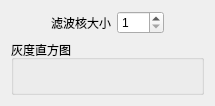
                  <widget class="QWidget" name="page_averageFilter">
                   <layout class="QVBoxLayout" name="verticalLayout_18" stretch="0,9">
                    <item>
                     <layout class="QHBoxLayout" name="horizontalLayout_23">
                      <item>
                       <spacer name="horizontalSpacer_13">
                        <property name="orientation">
                         <enum>Qt::Horizontal</enum>
                        </property>
                        <property name="sizeHint" stdset="0">
                         <size>
                          <width>40</width>
                          <height>20</height>
                         </size>
                        </property>
                       </spacer>
                      </item>
                      <item>
                       <widget class="QLabel" name="label_15">
                        <property name="text">
                         <string>滤波核大小</string>
                        </property>
                       </widget>
                      </item>
                      <item>
                       <widget class="QSpinBox" name="average_spinBox">
                        <property name="minimum">
                         <number>1</number>
                        </property>
                        <property name="maximum">
                         <number>999</number>
                        </property>
                        <property name="singleStep">
                         <number>2</number>
                        </property>
                       </widget>
                      </item>
                      <item>
                       <spacer name="horizontalSpacer_14">
                        <property name="orientation">
                         <enum>Qt::Horizontal</enum>
                        </property>
                        <property name="sizeHint" stdset="0">
                         <size>
                          <width>40</width>
                          <height>20</height>
                         </size>
                        </property>
                       </spacer>
                      </item>
                     </layout>
                    </item>
                    <item>
                     <widget class="QGroupBox" name="groupBox_16">
                      <property name="title">
                       <string>灰度直方图</string>
                      </property>
                      <layout class="QVBoxLayout" name="verticalLayout_35" stretch="0">
                       <item>
                        <widget class="QLabel" name="average_label_histImage">
                         <property name="text">
                          <string/>
                         </property>
                        </widget>
                       </item>
                      </layout>
                     </widget>
                    </item>
                   </layout>
                  </widget>
